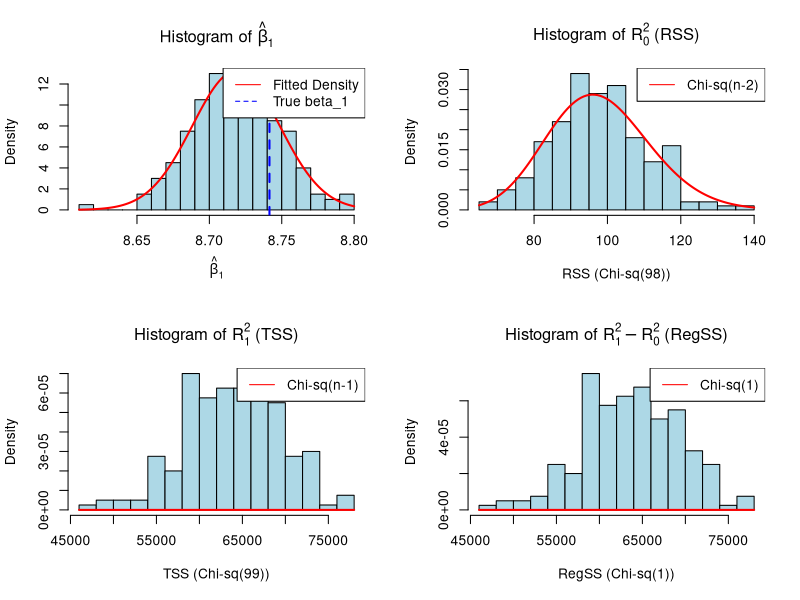
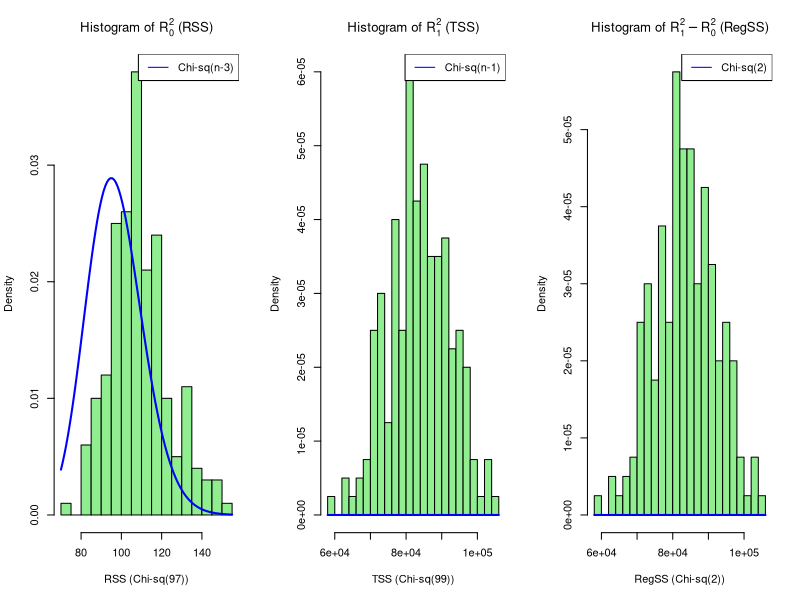

Generate these figures, in order, with R:
set.seed(42)

"
Consider the Linear Model:
yi = β0 + β1 xi + ϵi ; 1 ≤ i ≤ 1000
"

# W8Q1a

"
(a) If ϵi ∼ N(0, σ^2), then find the distribution of yi. Elaborate on your answe
"

# Done on Report

# W8Q1b

"
Using R sample one value each for β0, β1 and
one set of xi as generated in code draft provided
"

beta_0 <- runif(1, 5, 12)
beta_1 <- runif(1, -10, 10)
N <- 1000
x <- runif(N, -5, 5)

print(paste("True beta_0:", beta_0))
print(paste("True beta_1:", beta_1))
print(paste("N:", N))
print(paste("x:", x))


# W8Q1c
"
Using R, generate the dataset, i.e. yi
, and store it in a data frame
"

error <- rnorm(N, 0, 1)
y <- beta_0 + beta_1 * x + error
dataset <- data.frame(x, y)

View(dataset)

# W8Q1d

"
Perform 200 iterations of the below and store the values of
β_1, R_1^2, R_0^2 and R_1^2−R_0^2 computed in a data frame called estimates.
"
"
(i) Sample n = 100 members for the data. Find the least square estimates of β0
and β1 for this sampled data.
"

# W8Q1d(i)

n_iterations <- 200
n <- 100

# Initialize a data frame to store results
estimates <- data.frame(
    beta_1_hat = numeric(n_iterations),
    R_0_square = numeric(n_iterations),
    R_1_square = numeric(n_iterations),
    Reg_SS = numeric(n_iterations) # R_1^2 - R_0^2
)

for (i in 1:n_iterations) {
    # i. Sample n=100 members
    sampled_data <- dataset[sample(1:N, n), ]

    x_sample <- sampled_data$x
    y_sample <- sampled_data$y

    # Calculate means
    x_bar <- mean(x_sample)
    y_bar <- mean(y_sample)

    # Calculate LSEs
    beta_1_hat <- sum((y_sample - y_bar) * (x_sample - x_bar)) / sum((x_sample - x_bar)^2)
    beta_0_hat <- y_bar - beta_1_hat * x_bar

    # ii. Compute Sum of Squares
    # R_1^2 (Total Sum of Squares, TSS)
    R_1_square <- sum((y_sample - y_bar)^2)

    # R_0^2 (Residual Sum of Squares, RSS)
    # Using the formula from the draft code
    R_0_square <- sum((y_sample - y_bar)^2) - (sum((y_sample - y_bar) * (x_sample - x_bar)))^2 / sum((x_sample - x_bar)^2)

    # C. R_1^2 - R_0^2 (Regression Sum of Squares, RegSS)
    Reg_SS <- R_1_square - R_0_square

    # iii. Estimate sigma^2
    sigma_2_hat <- R_0_square / (n - 2)

    # Store values
    estimates$beta_1_hat[i] <- beta_1_hat
    estimates$R_0_square[i] <- R_0_square
    estimates$R_1_square[i] <- R_1_square
    estimates$Reg_SS[i] <- Reg_SS
}

print("Q1 Iterations complete. Displaying plots...")

# W8Q1e and # W8Q1f

# 1(e) & (f) Plot histograms and fit densities

# Set up 2x2 plotting area
par(mfrow = c(2, 2))

# 1. beta_1_hat
hist(estimates$beta_1_hat,
    prob = TRUE,
    main = expression(paste("Histogram of ", hat(beta)[1])),
    xlab = expression(hat(beta)[1]), breaks = 20, col = "lightblue"
)
# Overlay Normal density (using estimated parameters from the simulation)
curve(dnorm(x, mean = mean(estimates$beta_1_hat), sd = sd(estimates$beta_1_hat)),
    add = TRUE, col = "red", lwd = 2
)
# Add vertical line for the true beta_1
abline(v = beta_1, col = "blue", lwd = 2, lty = 2)
legend("topright", legend = c("Fitted Density", "True beta_1"), col = c("red", "blue"), lty = c(1, 2))

# 2. R_0^2 (RSS)
hist(estimates$R_0_square,
    prob = TRUE,
    main = expression(paste("Histogram of ", R[0]^2, " (RSS)")),
    xlab = "RSS (Chi-sq(98))", breaks = 20, col = "lightblue"
)
# Overlay Chi-square(n-2) density (df = 98)
curve(dchisq(x, df = n - 2), add = TRUE, col = "red", lwd = 2)
legend("topright", legend = c("Chi-sq(n-2)"), col = "red", lty = 1)

# 3. R_1^2 (TSS)
hist(estimates$R_1_square,
    prob = TRUE,
    main = expression(paste("Histogram of ", R[1]^2, " (TSS)")),
    xlab = "TSS (Chi-sq(99))", breaks = 20, col = "lightblue"
)
# Overlay Chi-square(n-1) density (df = 99)
curve(dchisq(x, df = n - 1), add = TRUE, col = "red", lwd = 2)
legend("topright", legend = c("Chi-sq(n-1)"), col = "red", lty = 1)

# 4. R_1^2 - R_0^2 (RegSS)
hist(estimates$Reg_SS,
    prob = TRUE,
    main = expression(paste("Histogram of ", R[1]^2 - R[0]^2, " (RegSS)")),
    xlab = "RegSS (Chi-sq(1))", breaks = 20, col = "lightblue"
)
# Overlay Chi-square(1) density (df = 1)
curve(dchisq(x, df = 1), add = TRUE, col = "red", lwd = 2)
legend("topright", legend = c("Chi-sq(1)"), col = "red", lty = 1)

# Reset plotting layout
par(mfrow = c(1, 1))

#################################################################
# QUESTION 2
#################################################################

"
Consider the Linear Model:

yi = β0 + β1 x1i + β2 x2i + εi; 1 ≤ i ≤ 1000

"

# W8Q2a

"
If εi ∼ N(0, σ2), then find the distribution of yi.
Elaborate on your answer.
"

# Done on Report


# W8Q2b

"
Using R sample one value each for β0, β1, β2
and one set of x1i and x2i as generated in code draft provided.
"
beta_0_2 <- runif(1, 5, 12)
beta_1_2 <- runif(1, -10, 10)
beta_2_2 <- runif(1, 2, 7)
N_2 <- 1000
x_1 <- runif(N_2, -5, 5)
x_2 <- runif(N_2, 0, 10)

print(paste("Q2 True beta_0:", beta_0_2))
print(paste("Q2 True beta_1:", beta_1_2))
print(paste("Q2 True beta_2:", beta_2_2))

# W8Q2c
error_2 <- rnorm(N_2, 0, 1) # sigma^2 is 1
y_2 <- beta_0_2 + beta_1_2 * x_1 + beta_2_2 * x_2 + error_2
dataset_2 <- data.frame(x_1, x_2, y = y_2) # Renaming y_2 to y for model fitting
View(dataset_2)


# W8Q2d

n_iterations_2 <- 200
n_2 <- 100

# Initialize data frame
estimates2 <- data.frame(
    R_0_square = numeric(n_iterations_2),
    R_1_square = numeric(n_iterations_2),
    Reg_SS = numeric(n_iterations_2) # R_1^2 - R_0^2
)

for (i in 1:n_iterations_2) {
    # i. Sample n=100 members
    sampled_data_2 <- dataset_2[sample(1:N_2, n_2), ]

    # Find LSEs (using R's built-in lm() function for simplicity and stability)
    # This is equivalent to the matrix algebra in the draft
    model <- lm(y ~ x_1 + x_2, data = sampled_data_2)

    # Calculate predicted values
    y_hat <- model$fitted.values
    y_sample <- sampled_data_2$y

    # ii. Compute Sum of Squares
    y_bar <- mean(y_sample)

    # A. R_0^2 (Residual Sum of Squares, RSS)
    R_0_square <- sum((y_sample - y_hat)^2) # Same as sum(model$residuals^2)

    # B. R_1^2 (Total Sum of Squares, TSS)
    R_1_square <- sum((y_sample - y_bar)^2)

    # C. R_1^2 - R_0^2 (Regression Sum of Squares, RegSS)
    Reg_SS <- R_1_square - R_0_square

    # Store values
    estimates2$R_0_square[i] <- R_0_square
    estimates2$R_1_square[i] <- R_1_square
    estimates2$Reg_SS[i] <- Reg_SS
}



# W8Q2e

# Set up 1x3 plotting area
par(mfrow = c(1, 3))

# 1. R_0^2 (RSS)
hist(estimates2$R_0_square,
    prob = TRUE,
    main = expression(paste("Histogram of ", R[0]^2, " (RSS)")),
    xlab = "RSS (Chi-sq(97))", breaks = 20, col = "lightgreen"
)
# Overlay Chi-square(n-3) density (df = 97)
curve(dchisq(x, df = n_2 - 3), add = TRUE, col = "blue", lwd = 2)
legend("topright", legend = c("Chi-sq(n-3)"), col = "blue", lty = 1)

# 2. R_1^2 (TSS)
hist(estimates2$R_1_square,
    prob = TRUE,
    main = expression(paste("Histogram of ", R[1]^2, " (TSS)")),
    xlab = "TSS (Chi-sq(99))", breaks = 20, col = "lightgreen"
)
# Overlay Chi-square(n-1) density (df = 99)
curve(dchisq(x, df = n_2 - 1), add = TRUE, col = "blue", lwd = 2)
legend("topright", legend = c("Chi-sq(n-1)"), col = "blue", lty = 1)

# 3. R_1^2 - R_0^2 (RegSS)
hist(estimates2$Reg_SS,
    prob = TRUE,
    main = expression(paste("Histogram of ", R[1]^2 - R[0]^2, " (RegSS)")),
    xlab = "RegSS (Chi-sq(2))", breaks = 20, col = "lightgreen"
)
# Overlay Chi-square(2) density (df = 2)
curve(dchisq(x, df = 2), add = TRUE, col = "blue", lwd = 2)
legend("topright", legend = c("Chi-sq(2)"), col = "blue", lty = 1)

# Reset plotting layout
par(mfrow = c(1, 1))

# W8Q2f

# done in report
